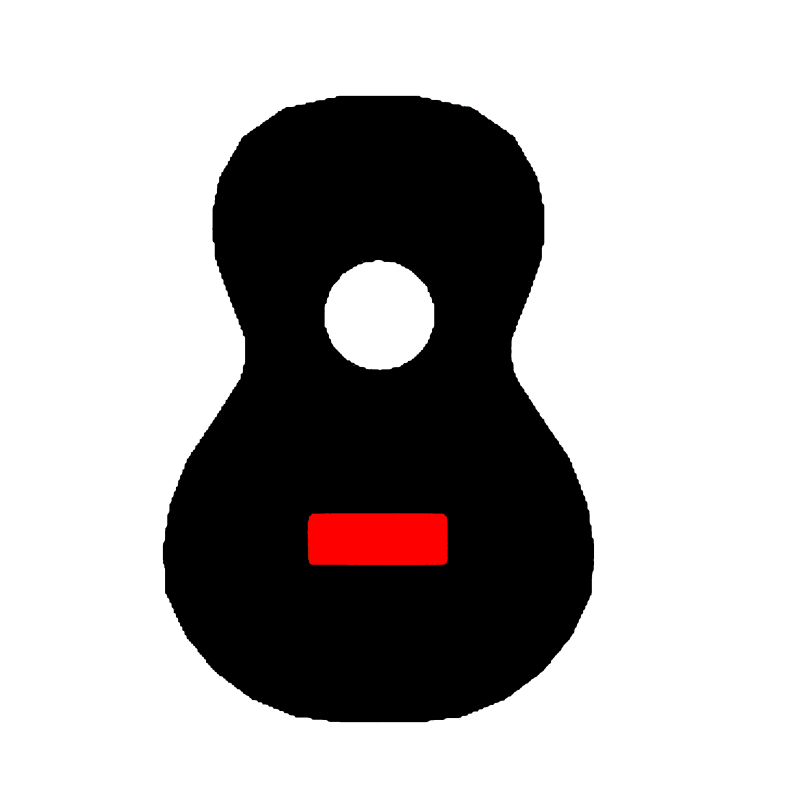
#> input picture ukulele_top.png, 4000 x 4000 px (shown at 1/5 size)
$ python ukulelev2.py
#> lines starting #> are read from the running program, lines starting #| are printed output that depends on the picture; after the words box and inside, x2 and y2 are one past the last pixel; in counts of white or black regions, pixels touching at a corner belong together; long printed decimals are rounded
# ==========================================================
# Ukulele Acoustic Simulation (Stable Final Version)
# ==========================================================

import numpy as np
import matplotlib.pyplot as plt
import trimesh
from PIL import Image
from scipy.ndimage import binary_dilation, gaussian_filter, label
from scipy.signal import find_peaks
from scipy.spatial import Delaunay

class Material:
    def __init__(self, name, rho, E, damping):
        self.name = name
        self.rho = rho
        self.E = E
        self.damping = damping

    def wave_speed(self):
        return np.sqrt(self.E / self.rho)

materials = [
    Material("Wood", 600, 1.0e10, 0.995),
    Material("PLA", 1250, 3.0e9, 0.993),
    Material("ABS", 1050, 2.0e9, 0.992),
    Material("Composite", 900, 5.0e9, 0.994)
]

import numpy as np
from PIL import Image
from scipy.ndimage import binary_dilation, label

class GeometryProcessorPNG:

    def __init__(self, file, nx=200, ny=200):
        self.file = file
        self.nx = nx
        self.ny = ny

    def process(self):
        img = Image.open(self.file).resize((self.nx, self.ny))
        arr = np.array(img)

        if arr.ndim == 3:
            gray = arr[:, :, 0]
        else:
            gray = arr

        plate = gray < 128
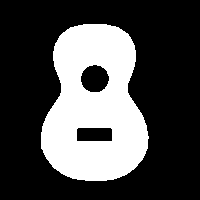
#> plate: shape (200, 200) bool; 29.7% white; 1 white region, box (x1, y1, x2, y2) and area: (41, 24, 149, 181) 11866

        white = gray > 200
#> white: shape (200, 200) bool; 69.9% white; 1 black region, box (x1, y1, x2, y2) and area: (40, 24, 149, 181) 12054
        labels, num = label(white)
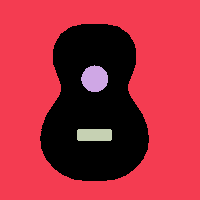
#> labels: shape (200, 200) int32; 4 distinct labels, from 0 to 3; one colour per label, 0 black
#> num = 3

        if num > 0:
            sizes = [(labels == i).sum() for i in range(1, num + 1)]
#> sizes = [26972, 558, 416]
            soundhole_label = 1 + np.argmax(sizes)
#> soundhole_label = 1
            soundhole = labels == soundhole_label
#> soundhole: shape (200, 200) bool; 67.4% white; 1 black region, box (x1, y1, x2, y2) and area: (40, 24, 149, 181) 13028
        else:
            soundhole = np.zeros_like(plate, bool)

        plate[soundhole] = False
        clamped = ~(plate | soundhole)
#> clamped: shape (200, 200) bool; 2.9% white; 90 white regions (88 under 20 px), largest, box (x1, y1, x2, y2) and area: (81, 65, 109, 92) 589, (77, 128, 112, 141) 453

        mask = plate.astype(float)
        mask[clamped] = 0.0
        mask[soundhole] = 0.0

        if arr.ndim == 3:
            R, G, B = arr[:, :, 0], arr[:, :, 1], arr[:, :, 2]
            bridge_mask = (R > 150) & (G < 100) & (B < 100)
#> bridge_mask: shape (200, 200) bool; 1.1% white; 1 white region, box (x1, y1, x2, y2) and area: (77, 128, 112, 141) 448
            bridge_mask = binary_dilation(bridge_mask, iterations=1)
#> bridge_mask: shape (200, 200) bool; 1.4% white; 1 white region, box (x1, y1, x2, y2) and area: (76, 127, 113, 142) 542
        else:
            bridge_mask = np.zeros_like(mask, bool)

        return mask, bridge_mask

class WaveSolver:

    def __init__(self, nx, ny, dx, dt, mask, bridge_mask):
        self.nx = nx
        self.ny = ny
        self.dx = dx
        self.dt = dt
        self.mask = mask
        self.bridge_mask = bridge_mask

        self.u = np.zeros((nx, ny))
        self.u_prev = np.zeros((nx, ny))

    def reset(self):
        self.u.fill(0)
        self.u_prev.fill(0)

    def apply_excitation(self):
        self.u[self.bridge_mask] = 1.0

    def laplacian(self):
        u = self.u
        return (
            np.roll(u, 1, axis=0) +
            np.roll(u, -1, axis=0) +
            np.roll(u, 1, axis=1) +
            np.roll(u, -1, axis=1) -
            4*u
        ) / (self.dx**2)

    def step(self, c, damping):
        lap = self.laplacian()
        u_new = 2*self.u - self.u_prev + (c**2)*(self.dt**2)*lap
        u_new *= damping
        u_new *= self.mask
        u_new = np.clip(u_new, -1e3, 1e3)
        self.u_prev = self.u
        self.u = u_new

    def energy(self):
        return np.sum(self.u**2)

class Analyzer:

    @staticmethod
    def fft(signal, dt):
        freq = np.fft.fftfreq(len(signal), dt)
        spec = np.abs(np.fft.fft(signal))
        return freq, spec

    @staticmethod
    def metrics(energy, freq, spectrum):
        sustain = energy[-1] / (energy[0] + 1e-8)
        peak_idx = np.argmax(spectrum[1:]) + 1
        peak_freq = freq[peak_idx]
        brightness = np.sum(spectrum[len(spectrum)//4:]) / np.sum(spectrum)
        return sustain, peak_freq, brightness

class Simulation:

    def __init__(self, mask, bridge_mask):
        self.mask = mask
        self.bridge_mask = bridge_mask
        self.nx, self.ny = mask.shape
        self.dx = 0.01
        self.steps = 500

    def run(self, material):
        c = material.wave_speed()
        dt = 0.3 * self.dx / (c + 1e-8)

        solver = WaveSolver(self.nx, self.ny, self.dx, dt, self.mask, self.bridge_mask)

        solver.reset()
        solver.apply_excitation()

        energy_hist = []
        fields_over_time = []

        for t in range(self.steps):
            solver.step(c, material.damping)
            fields_over_time.append(solver.u.copy())
            e = solver.energy()
            if np.isnan(e) or np.isinf(e):
                break
            energy_hist.append(e)

        fields_over_time = np.array(fields_over_time)
        energy_hist = np.array(energy_hist)

        freq, spectrum = Analyzer.fft(energy_hist, dt)
        sustain, peak_freq, brightness = Analyzer.metrics(energy_hist, freq, spectrum)

        return {
            "field": solver.u.copy(),
            "fields_over_time": fields_over_time,
            "energy": energy_hist,
            "freq": freq,
            "spectrum": spectrum,
            "metrics": {
                "sustain": sustain,
                "peak_freq": peak_freq,
                "brightness": brightness
            },
            "c": c
        }

class Visualizer:

    @staticmethod
    def mask(mask):
        plt.imshow(mask, cmap='gray')
        plt.title("Geometry Mask")
        plt.axis("off")
        plt.show()

    @staticmethod
    def fields(results):
        plt.figure(figsize=(12,4))
        for i,(name,data) in enumerate(results.items()):
            plt.subplot(1,len(results),i+1)
            plt.imshow(data["field"], cmap='hot')
            plt.title(name)
            plt.axis("off")
        plt.show()

    @staticmethod
    def energy(results):
        plt.figure()
        for name,data in results.items():
            plt.plot(data["energy"], label=name)
        plt.legend()
        plt.title("Energy Decay")
        plt.show()

    @staticmethod
    def spectrum(results):
        plt.figure()
        for name,data in results.items():
            plt.plot(data["freq"][:300], data["spectrum"][:300], label=name)
        plt.legend()
        plt.title("Frequency Spectrum")
        plt.show()

if __name__ == "__main__":

    FILE = "ukulele_top.png"

    print("Processing geometry...")
    geo = GeometryProcessorPNG(FILE)
    mask, bridge_mask = geo.process()

    Visualizer.mask(mask)

    sim = Simulation(mask, bridge_mask)

    results = {}

    for mat in materials:
        print(f"Simulating {mat.name}...")
        results[mat.name] = sim.run(mat)
#> this loop made 4 passes
#> pass 1, in step (call 2), `lap = self.laplacian()`:
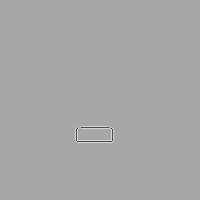
#> lap: shape (200, 200) float64; min -69749.5, max 36218, mean 0; drawn with min black and max white
#> pass 1, in step (call 2), `u_new = 2*self.u - self.u_prev + (c**2)*(self.dt**2)*lap`:
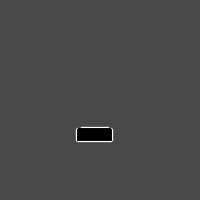
#> u_new: shape (200, 200) float64; min -1, max 2.47, mean -0.00467; drawn with min black and max white
#> after the loop, results = 4 items

    Visualizer.fields(results)
#> the loop in fields, `for i,(name,data) in enumerate(results.items()):` made 4 passes
#> name on passes 1 to 4: 'Wood', 'PLA', 'ABS', 'Composite'
#> in fields, `plt.show()`:
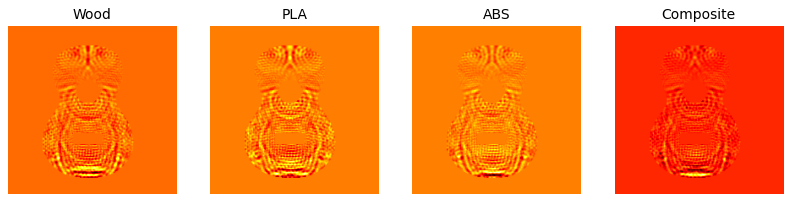
#> figure drawn by matplotlib, 4 panels
    Visualizer.energy(results)
#> the loop in energy, `for name,data in results.items():` made 4 passes
#> in energy, `plt.show()`:
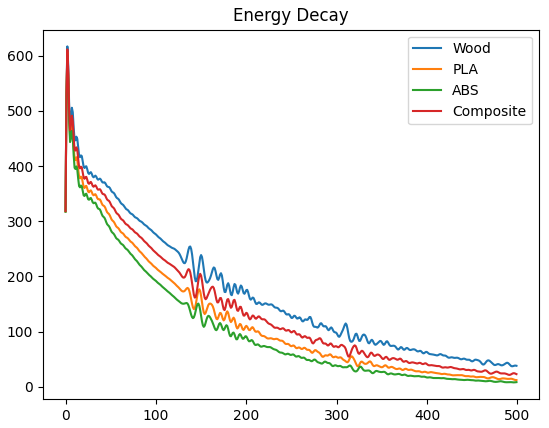
#> figure drawn by matplotlib, 1 panel; curve peaks at x = 2, y = 617; curve peaks at x = 2, y = 606.3; curve peaks at x = 2, y = 601
    Visualizer.spectrum(results)
#> the loop in spectrum, `for name,data in results.items():` made 4 passes
#> in spectrum, `plt.show()`:
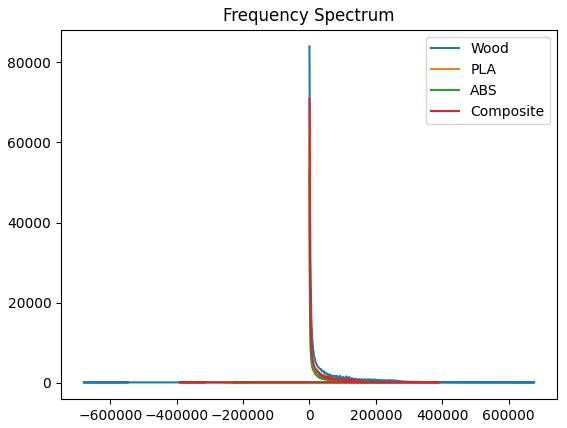
#> figure drawn by matplotlib, 1 panel

    print("\n=== RESULTS ===")
    for name,data in results.items():
        print(name, data["metrics"])
#> this loop made 4 passes
#| Wood {'sustain': 0.1186, 'peak_freq': 2721.655, 'brightness': 0.4417}
#| PLA {'sustain': 0.03752, 'peak_freq': 1032.796, 'brightness': 0.4661}
#| ABS {'sustain': 0.02584, 'peak_freq': 920.087, 'brightness': 0.474}
#| Composite {'sustain': 0.07138, 'peak_freq': 1571.348, 'brightness': 0.4555}

    # np.save("pla_waves.npy", results["PLA"]["fields_over_time"])

$ run again, with CombinedModels.png copied over ukulele_top.png
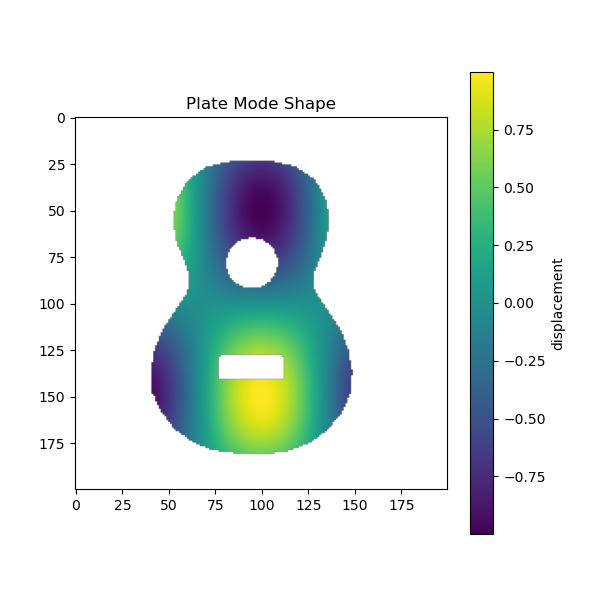
#> input picture CombinedModels.png, 600 x 600 px
#> plate: shape (200, 200) bool; 12.6% white; 40 white regions (38 under 20 px), largest, box (x1, y1, x2, y2) and area: (51, 54, 117, 151) 3980, (157, 48, 165, 178) 1005
#> white: shape (200, 200) bool; 82.7% white; 43 black regions (31 under 20 px), largest, box (x1, y1, x2, y2) and area: (50, 53, 118, 151) 4452, (156, 24, 166, 179) 1324, (24, 39, 150, 165) 512
#> in process, `labels, num = label(white)`:
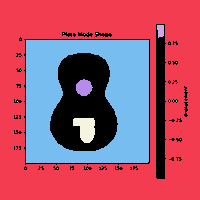
#> labels: shape (200, 200) int32; 24 distinct labels, from 0 to 23; one colour per label, 0 black
#> num = 23
#> sizes = [22318, 77, 1, 2, 1, 1, 1, 10067, 1, 1, 1, 1, 213, 2, 2, 2, 2, 1, 396, 1, 1, 1, 1]
#> soundhole_label = 1
#> soundhole: shape (200, 200) bool; 55.8% white; 42 black regions (31 under 20 px), largest, box (x1, y1, x2, y2) and area: (24, 39, 150, 165) 15640, (156, 24, 166, 179) 1401, (95, 32, 112, 37) 56
#> clamped: shape (200, 200) bool; 31.6% white; 53 white regions (42 under 20 px), largest, box (x1, y1, x2, y2) and area: (24, 39, 150, 165) 10698, (73, 114, 99, 149) 725, (156, 24, 166, 179) 389
#> bridge_mask: shape (200, 200) bool; every value is 0
#> after the loop `for mat in materials:`: results = 4 items
#> the loop in fields, `for i,(name,data) in enumerate(results.items()):` made 4 passes
#> name on passes 1 to 4: 'Wood', 'PLA', 'ABS', 'Composite'
#> the loop in energy, `for name,data in results.items():` made 4 passes
#> the loop in spectrum, `for name,data in results.items():` made 4 passes
#> in spectrum, `plt.show()`:
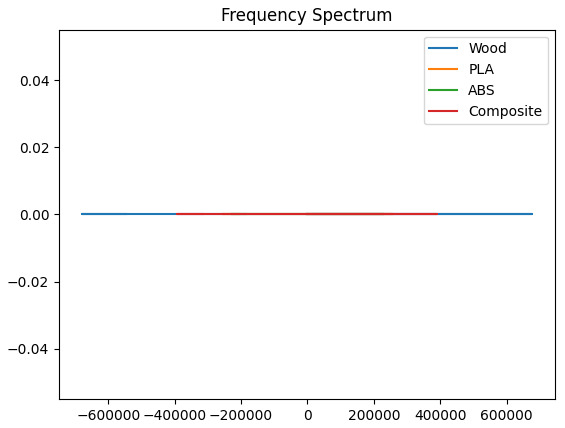
#> figure drawn by matplotlib, 1 panel
#> the loop `for name,data in results.items():` made 4 passes
#> (printed output is left out)

$ run again, with UniformThicknessAirPistonMovement.png copied over ukulele_top.png
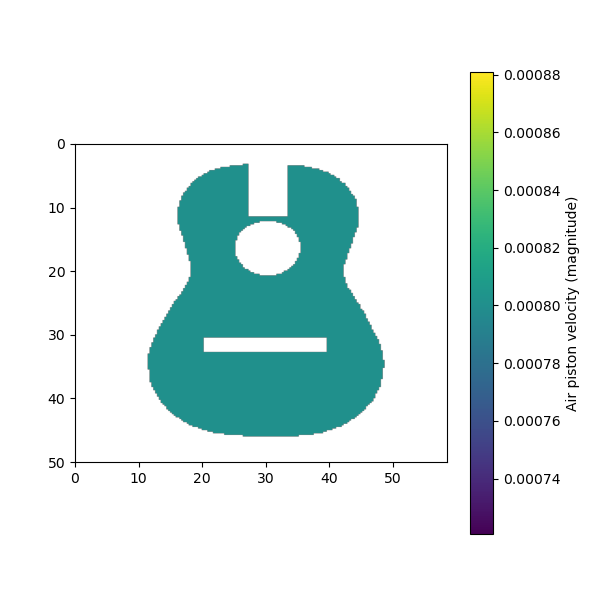
#> input picture UniformThicknessAirPistonMovement.png, 600 x 600 px
#> plate: shape (200, 200) bool; 14.5% white; 24 white regions (22 under 20 px), largest, box (x1, y1, x2, y2) and area: (49, 55, 128, 145) 4760, (157, 48, 165, 178) 1005
#> white: shape (200, 200) bool; 81.4% white; 39 black regions (25 under 20 px), largest, box (x1, y1, x2, y2) and area: (49, 54, 128, 146) 4932, (156, 24, 166, 179) 1325, (24, 48, 150, 156) 471
#> in process, `labels, num = label(white)`:
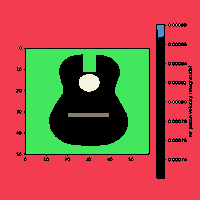
#> labels: shape (200, 200) int32; 58 distinct labels, from 0 to 57; one colour per label, 0 black
#> num = 57
#> sizes = 57 values, max 24439 at index 0, min 1 at index 6, mean 571.2
#> soundhole_label = 1
#> soundhole: shape (200, 200) bool; 61.1% white; 38 black regions (25 under 20 px), largest, box (x1, y1, x2, y2) and area: (24, 48, 150, 156) 13385, (156, 24, 166, 179) 1402, (188, 66, 193, 92) 72
#> clamped: shape (200, 200) bool; 24.4% white; 46 white regions (31 under 20 px), largest, box (x1, y1, x2, y2) and area: (24, 48, 150, 156) 8102, (156, 24, 166, 179) 389, (78, 74, 100, 92) 317
#> bridge_mask: shape (200, 200) bool; every value is 0
#> after the loop `for mat in materials:`: results = 4 items
#> the loop in fields, `for i,(name,data) in enumerate(results.items()):` made 4 passes
#> name on passes 1 to 4: 'Wood', 'PLA', 'ABS', 'Composite'
#> the loop in energy, `for name,data in results.items():` made 4 passes
#> the loop in spectrum, `for name,data in results.items():` made 4 passes
#> in spectrum, `plt.show()`:
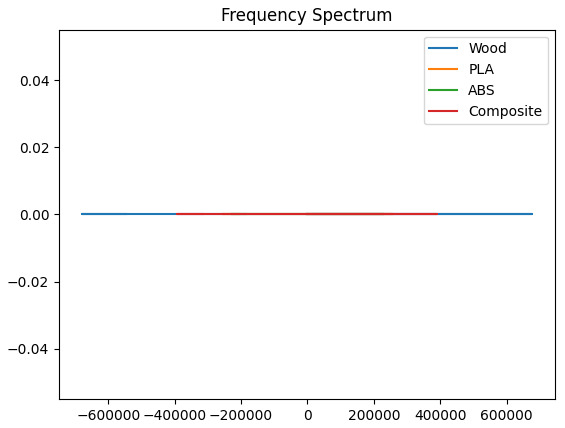
#> figure drawn by matplotlib, 1 panel
#> the loop `for name,data in results.items():` made 4 passes
#> (printed output is left out)
